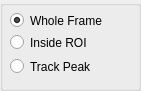
   <widget class="QGroupBox" name="groupBoxCOM">
    <property name="geometry">
     <rect>
      <x>-1</x>
      <y>240</y>
      <width>141</width>
      <height>91</height>
     </rect>
    </property>
    <property name="title">
     <string/>
    </property>
    <widget class="QRadioButton" name="radioCOMFrame">
     <property name="geometry">
      <rect>
       <x>10</x>
       <y>10</y>
       <width>121</width>
       <height>21</height>
      </rect>
     </property>
     <property name="font">
      <font>
       <pointsize>9</pointsize>
      </font>
     </property>
     <property name="toolTip">
      <string>Measure COM using the whole frame</string>
     </property>
     <property name="text">
      <string>Whole Frame</string>
     </property>
     <property name="checked">
      <bool>true</bool>
     </property>
    </widget>
    <widget class="QRadioButton" name="radioCOMInside">
     <property name="geometry">
      <rect>
       <x>10</x>
       <y>32</y>
       <width>97</width>
       <height>21</height>
      </rect>
     </property>
     <property name="toolTip">
      <string>Measure COM inside a fixed ROI</string>
     </property>
     <property name="text">
      <string>Inside ROI</string>
     </property>
    </widget>
    <widget class="QRadioButton" name="radioCOMPeak">
     <property name="geometry">
      <rect>
       <x>10</x>
       <y>56</y>
       <width>111</width>
       <height>21</height>
      </rect>
     </property>
     <property name="toolTip">
      <string>Mesaure COM with a moving ROI</string>
     </property>
     <property name="text">
      <string>Track Peak</string>
     </property>
    </widget>
   </widget>
